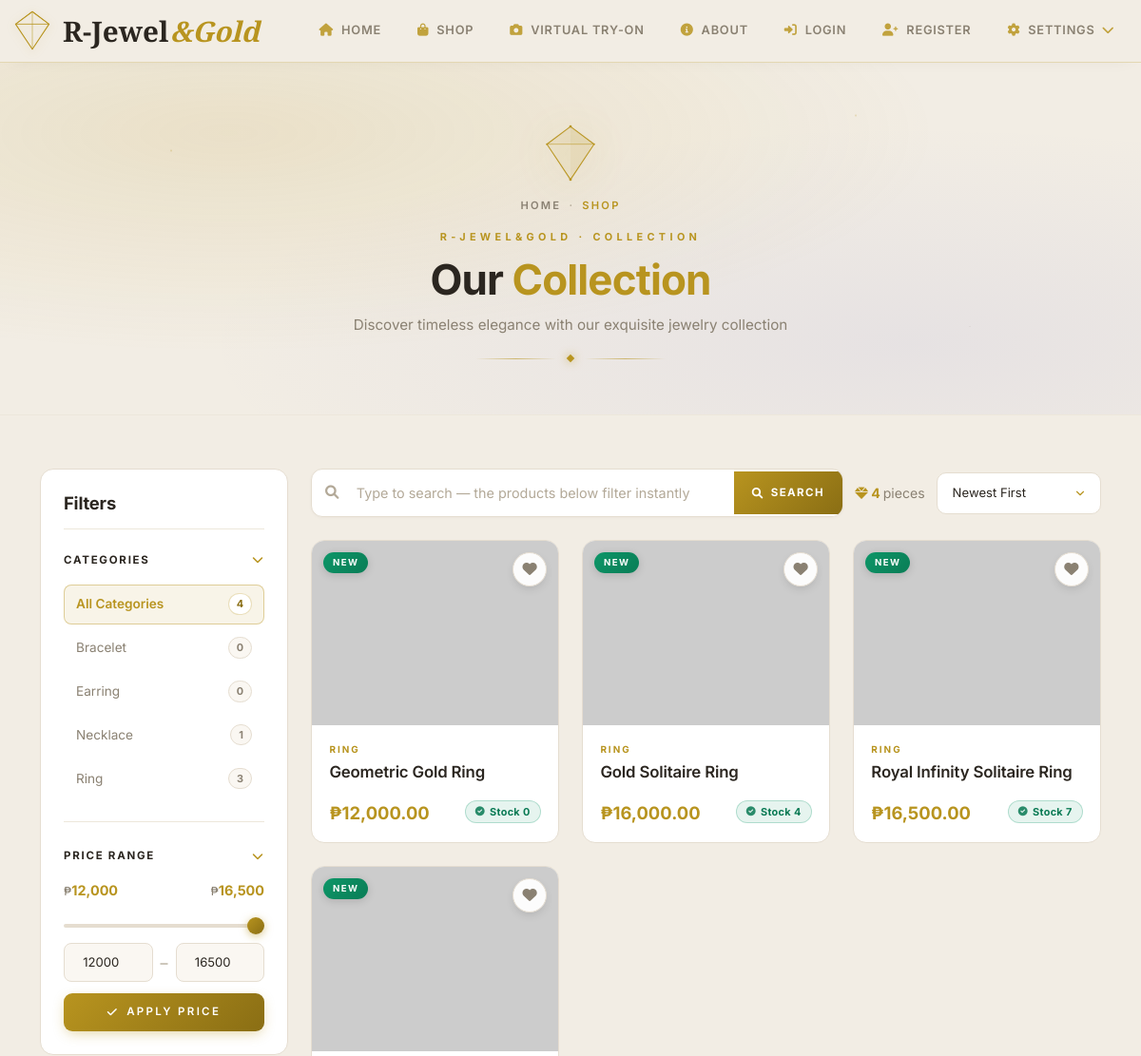
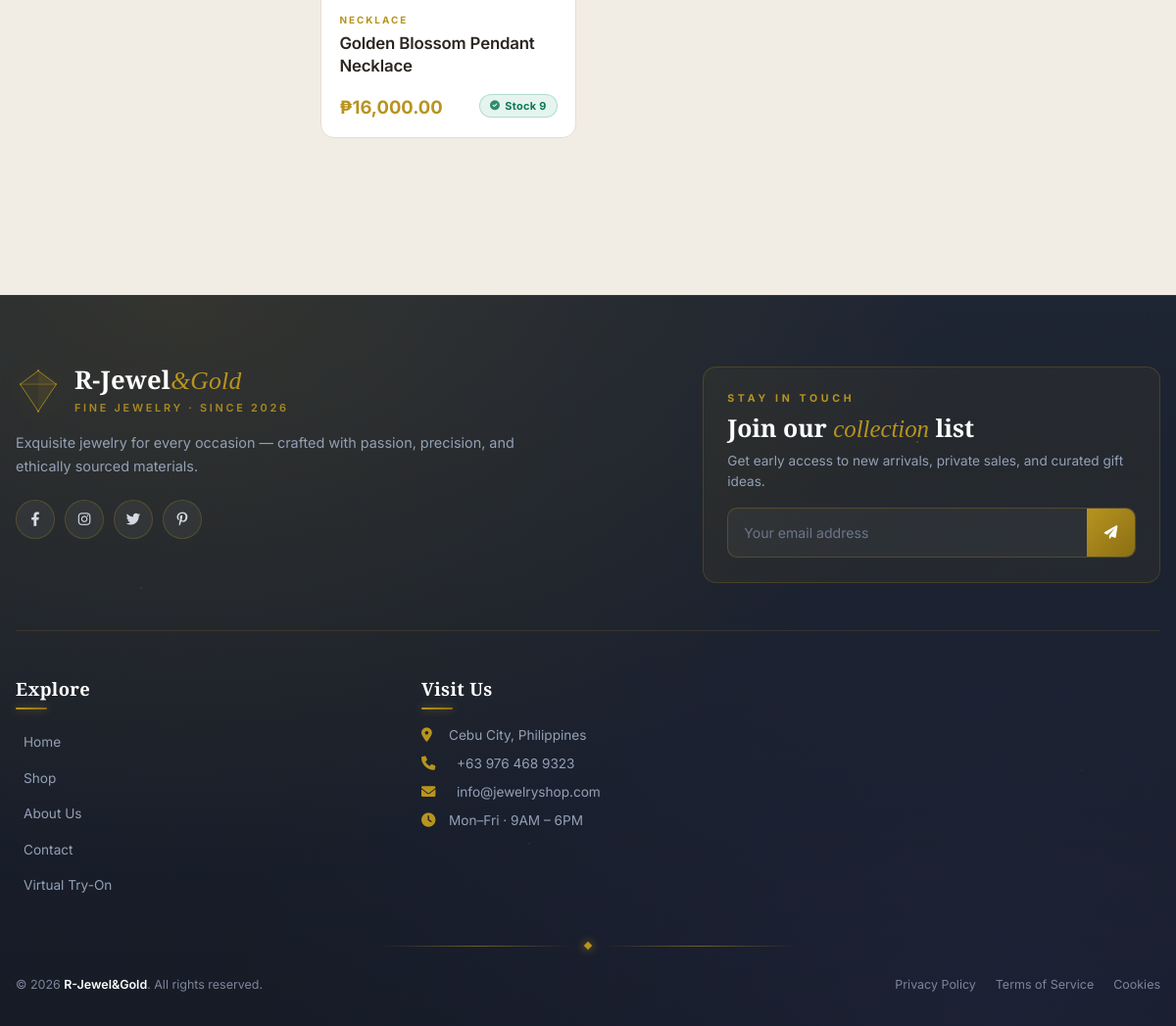
/jewelryshop/User/shop.php, run on the app's committed database (2 pictures, top to bottom).
### tables this page shows
CREATE TABLE `categories` (
  `id` int(11) NOT NULL,
  `name` varchar(100) NOT NULL,
  `description` text DEFAULT NULL,
  `image` varchar(255) DEFAULT NULL,
  `created_at` timestamp NOT NULL DEFAULT current_timestamp()
);

CREATE TABLE `products` (
  `id` int(11) NOT NULL,
  `name` varchar(200) NOT NULL,
  `description` text DEFAULT NULL,
  `price` decimal(10,2) NOT NULL,
  `category_id` int(11) DEFAULT NULL,
  `stock` int(11) DEFAULT 0,
  `released_stock` int(11) NOT NULL DEFAULT 0,
  `sold_stock` int(11) NOT NULL DEFAULT 0,
  `image` varchar(255) DEFAULT NULL,
  `featured` tinyint(1) DEFAULT 0,
  `created_at` timestamp NOT NULL DEFAULT current_timestamp(),
  `updated_at` timestamp NOT NULL DEFAULT current_timestamp() ON UPDATE current_timestamp(),
  `karat` varchar(20) DEFAULT NULL,
  `weight` decimal(10,2) DEFAULT NULL,
  `unreleased_stock` int(11) DEFAULT 0
);

### jewelryshop/User/Shop.php (the view, shortened to what this page needs)
<?php
$db = null;
try {
    $database = new Database();
    $db = $database->getConnection();
} catch (Throwable $e) {
    $db = null;
}
function safe_query($db, $sql, $params = []) {
    try {
        $stmt = $db->prepare($sql);
        $stmt->execute($params);
        return $stmt->fetchAll(PDO::FETCH_ASSOC);
    } catch (Throwable $e) {
        return [];
    }
}
$categories = safe_query($db, "
    SELECT c.*,
           (SELECT COUNT(*) FROM products
              WHERE category_id = c.id
                AND (stock - COALESCE(released_stock,0)) > 0) AS product_count
    FROM categories c
    ORDER BY c.name ASC
");
$price_rows = safe_query($db,
    "SELECT MIN(price) AS min_price, MAX(price) AS max_price
       FROM products
      WHERE (stock - COALESCE(released_stock,0)) > 0");
$price_range = [
    'min_price' => (float)($price_rows[0]['min_price'] ?? 0),
    'max_price' => (float)($price_rows[0]['max_price'] ?? 1000),
];
$category_filter = isset($_GET['category']) ? (int)$_GET['category'] : 0;
$search          = isset($_GET['search'])   ? trim((string)$_GET['search']) : '';
$min_price       = isset($_GET['min_price']) ? (float)$_GET['min_price'] : $price_range['min_price'];
$max_price       = isset($_GET['max_price']) ? (float)$_GET['max_price'] : $price_range['max_price'];
$sort            = $_GET['sort'] ?? 'newest';
$page            = max(1, (int)($_GET['page'] ?? 1));
$limit           = 12;
$offset          = ($page - 1) * $limit;
$where  = ["(p.stock - COALESCE(p.released_stock,0)) > 0"];
$params = [];
$where_sql = "WHERE " . implode(" AND ", $where);
switch ($sort) {
    default:           $order_sql = "ORDER BY p.created_at DESC"; break;
}
$count_rows = safe_query($db,
    "SELECT COUNT(*) AS total FROM products p $where_sql",
    $params);
$total_products = (int)($count_rows[0]['total'] ?? 0);
$products = [];
if ($db && $total_products > 0) {
    try {
        $sql = "
            SELECT p.*, c.name AS category_name,
                   COALESCE(p.released_stock, 0) AS released_stock
            FROM products p
            LEFT JOIN categories c ON p.category_id = c.id
            $where_sql
            $order_sql
            LIMIT :offset, :limit
        ";
        $stmt = $db->prepare($sql);
        $stmt->bindValue(':offset', $offset, PDO::PARAM_INT);
        $stmt->bindValue(':limit',  $limit,  PDO::PARAM_INT);
        $stmt->execute();
        $products = $stmt->fetchAll(PDO::FETCH_ASSOC);
    } catch (Throwable $e) {
        $products = [];
    }
}
?>
<?php include '../includes/header.php'; ?>
<section class="shop-hero">
    <div class="hero-diamond">
    </div>
    <nav class="lux-breadcrumb">
        <a href="index.php">Home</a>
        <span class="sep">·</span>
        <span class="current">Shop</span>
    </nav>
    <p class="eyebrow">R-Jewel&Gold · Collection</p>
    <h1>Our <em>Collection</em></h1>
    <p>Discover timeless elegance with our exquisite jewelry collection</p>
    <div class="hero-divider">
        <span class="line"></span>
        <span class="diamond"></span>
        <span class="line"></span>
    </div>
</section>
<div class="shop-container">
    <div class="container">
        <div class="row g-4">
            <div class="col-lg-3">
                <aside class="filter-sidebar">
                    <div class="filter-sidebar-head">
                        <h5>Filters</h5>
                    </div>
                    <div class="filter-section">
                        <div class="filter-title" data-filter-toggle="categoryFilter">
                            <span>Categories</span>
                            <i class="fas fa-chevron-down"></i>
                        </div>
                        <div class="filter-content" id="categoryFilter">
                            <ul class="category-list">
                                <?php
                                $total_count = 0;
                                foreach ($categories as $c) $total_count += (int)$c['product_count'];
                                ?>
                                <li>
                                    <a href="shop.php<?php echo $search ? '?search=' . urlencode($search) : ''; ?>"
                                       class="<?php echo $category_filter === 0 ? 'active' : ''; ?>">
                                        All Categories
                                        <span class="category-count"><?php echo $total_count; ?></span>
                                    </a>
                                </li>
                                <?php foreach ($categories as $cat): ?>
                                <li>
                                    <?php
                                    $qs = ['category' => (int)$cat['id']];
                                    ?>
                                    <a href="shop.php?<?php echo http_build_query($qs); ?>"
                                       class="<?php echo $category_filter === (int)$cat['id'] ? 'active' : ''; ?>">
                                        <?php echo htmlspecialchars($cat['name']); ?>
                                        <span class="category-count"><?php echo (int)$cat['product_count']; ?></span>
                                    </a>
                                </li>
                                <?php endforeach; ?>
                            </ul>
                        </div>
                    </div>
                    <div class="filter-section">
                        <div class="filter-title" data-filter-toggle="priceFilter">
                            <span>Price Range</span>
                            <i class="fas fa-chevron-down"></i>
                        </div>
                        <div class="filter-content" id="priceFilter">
                            <div class="price-range-visual">
                                <span>₱<strong id="priceMinLabel"><?php echo number_format($min_price, 0); ?></strong></span>
                                <span>₱<strong id="priceMaxLabel"><?php echo number_format($max_price, 0); ?></strong></span>
                            </div>
                            <input type="range"
                                   class="lux-slider"
                                   id="priceSlider"
                                   min="<?php echo (int)$price_range['min_price']; ?>"
                                   max="<?php echo (int)$price_range['max_price']; ?>"
                                   step="10"
                                   value="<?php echo (int)$max_price; ?>">
                            <div class="price-inputs">
                                <input type="number" id="minPriceInput" placeholder="Min"
                                       value="<?php echo (int)$min_price; ?>">
                                <span class="sep">–</span>
                                <input type="number" id="maxPriceInput" placeholder="Max"
                                       value="<?php echo (int)$max_price; ?>">
                            </div>
                            <button type="button" class="btn-lux btn-lux-gold w-100" id="applyPriceFilter">
                                <i class="fas fa-check"></i> Apply Price
                            </button>
                        </div>
                    </div>
                </aside>
            </div>
            <div class="col-lg-9">
                <div class="shop-toolbar">
                    <div class="search-wrap <?php echo $search !== '' ? 'has-text' : ''; ?>" id="searchWrap">
                        <div class="search-group">
                            <i class="fas fa-search search-icon"></i>
                            <input type="text"
                                   id="searchInput"
                                   placeholder="Type to search — the products below filter instantly"
                                   value="<?php echo htmlspecialchars($search); ?>"
                                   autocomplete="off"
                                   spellcheck="false"
                                   aria-label="Search products">
                            <button type="button" class="submit-btn" id="searchSubmitBtn" aria-label="Search">
                                <i class="fas fa-search"></i> <span>Search</span>
                            </button>
                        </div>
                    </div>
                    <div class="results-count">
                        <i class="fas fa-gem" style="color:var(--gold);"></i>
                        <strong id="resultCount"><?php echo $total_products; ?></strong>
                        <span id="resultWord"><?php echo $total_products === 1 ? 'piece' : 'pieces'; ?></span>
                    </div>
                    <select class="sort-select" id="sortSelect">
                        <option value="newest"     <?php echo $sort === 'newest'     ? 'selected' : ''; ?>>Newest First</option>
                    </select>
                </div>
                <div class="grid-shell" id="gridShell">
                    <?php if (empty($products)): ?>
                        <div class="empty-state">
                            <div class="icon-wrap"><i class="fas fa-search"></i></div>
                            <h3>No <em>pieces</em> found</h3>
                            <p>Try adjusting your filters or search terms.</p>
                            <a href="shop.php" class="btn-lux btn-lux-gold">
                                <i class="fas fa-redo"></i> Reset Filters
                            </a>
                        </div>
                    <?php else: ?>
                        <div class="row g-4 products-grid" id="productsGrid">
                            <?php foreach ($products as $product):
                                $is_new    = !empty($product['created_at']) && (strtotime($product['created_at']) > strtotime('-30 days'));
                                $released_stock = (int)($product['released_stock'] ?? 0);
                            ?>
                            <div class="col-md-6 col-lg-4 product-item">
                                <div class="product-card">
                                    <div class="product-image-wrap">
                                        <button type="button"
                                                class="wish-heart"
                                                data-product-id="<?php echo (int)$product['id']; ?>"
                                                aria-label="Save to wishlist"
                                                onclick="toggleWishlist(<?php echo (int)$product['id']; ?>, this)">
                                            <i class="fas fa-heart"></i>
                                        </button>
                                        <img src="../uploads/<?php echo htmlspecialchars($product['image'] ?? 'placeholder.jpg'); ?>"
                                             onerror="this.onerror=null;this.src='https://via.placeholder.com/400x300/ede7db/8a8172?text=Jewelry'"
                                             alt="<?php echo htmlspecialchars($product['name']); ?>"
                                             loading="lazy">
                                        <div class="product-badges">
                                            <?php if ($is_new): ?>
                                                <span class="badge-lux badge-new">New</span>
                                            <?php endif; ?>
                                        </div>
                                    </div>
                                    <div class="product-info">
                                        <div class="product-category">
                                            <?php echo htmlspecialchars($product['category_name'] ?? 'Jewelry'); ?>
                                        </div>
                                        <h5 class="product-title">
                                            <a href="product-details.php?id=<?php echo (int)$product['id']; ?>">
                                                <?php echo htmlspecialchars($product['name']); ?>
                                            </a>
                                        </h5>
                                        <div class="product-footer">
                                            <span class="product-price">₱<?php echo number_format((float)$product['price'], 2); ?></span>
                                            <span class="stock-note">
                                                <i class="fas fa-check-circle"></i> Stock <?php echo $released_stock; ?>
                                            </span>
                                        </div>
                                    </div>
                                </div>
                            </div>
                            <?php endforeach; ?>
                        </div>
                    <?php endif; ?>
                </div>
            </div>
        </div>
    </div>
</div>
<?php include '../includes/footer.php'; ?>

### data on the page
categories: name "Bracelet", product_count "0"
categories: name "Earring", product_count "0"
categories: name "Necklace", product_count "1"
categories: name "Ring", product_count "3"
products: shows "NEW", category.name "RING", name "Geometric Gold Ring", price "12,000.00", released_stock "0"
products: shows "NEW", category.name "RING", name "Gold Solitaire Ring", price "16,000.00", released_stock "4"
products: shows "NEW", category.name "RING", name "Royal Infinity Solitaire Ring", price "16,500.00", released_stock "7"
products: shows "NEW", category.name "NECKLACE", name "Golden Blossom Pendant Necklace", price "16,000.00", released_stock "9"

### other printed values
$total_count "4"
$min_price "12,000"
$max_price "16,500"
$total_products "4"
